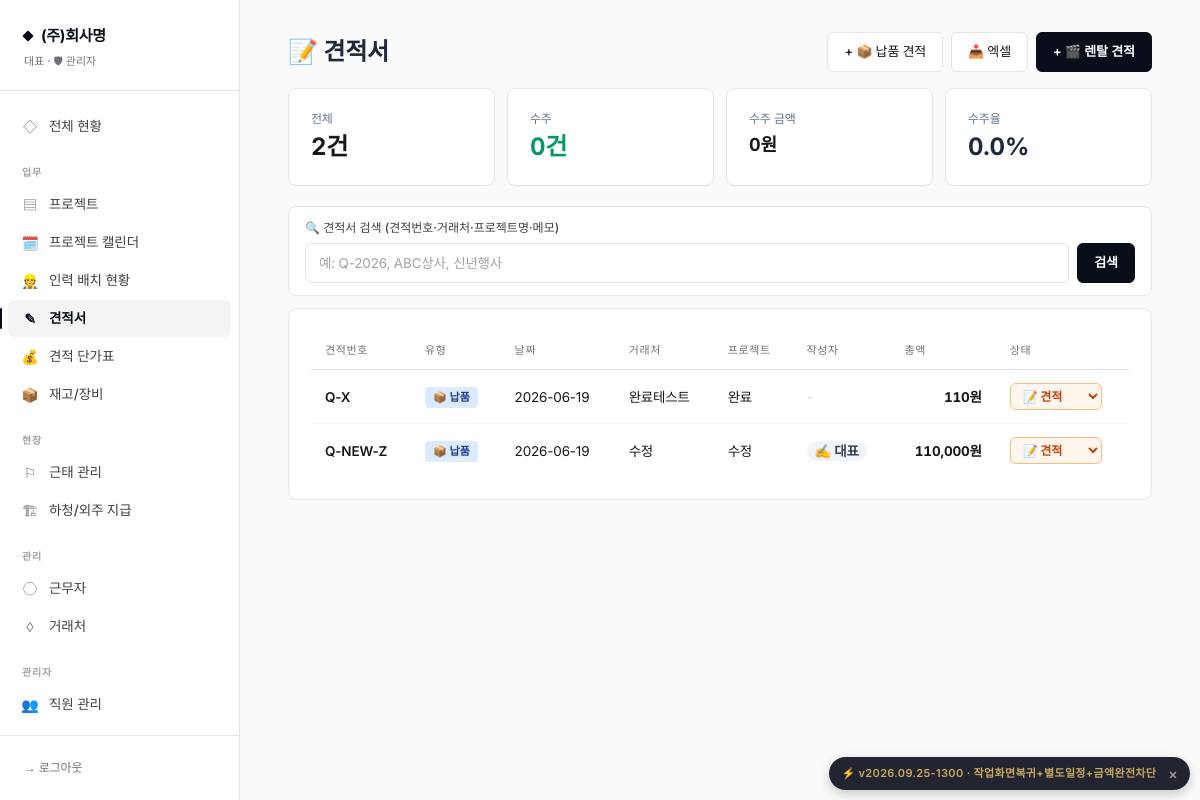
The page /quotes (signed in) on the database its author committed.
### database.py (models this page shows)
class CompanySettings(SQLModel, table=True):
    id: Optional[int] = Field(default=1, primary_key=True)
    company_name: str = ""           # 상호
    representative: str = ""          # 대표자명
    biz_number: str = ""              # 사업자등록번호
    biz_type: str = ""                # 업태
    biz_item: str = ""                # 종목
    phone: str = ""                   # 대표 전화
    fax: str = ""                     # 팩스
    email: str = ""                   # 이메일
    address: str = ""                 # 주소
    bank_account: str = ""            # 입금 계좌 (은행 + 계좌번호)
    logo_image: str = ""              # 로고 파일명
    stamp_image: str = ""             # 도장 파일명
    default_payment_terms: str = "세금계산서 발행 후 30일 이내 입금"
    default_delivery_terms: str = "발주일로부터 협의 후 결정"
    default_valid_days: int = 30      # 견적서 유효기간(일)
    quote_footer_notes: str = ""      # 견적서 하단 특기사항 기본값
    quote_theme: str = "classic"      # classic / charcoal / mustard
    quote_color_primary: str = ""     # 직접 지정 색상 (비우면 테마 기본값)
    quote_color_accent: str = ""
    quote_title_normal: str = "견  적  서"        # 납품용 견적서 제목
    quote_title_rental: str = "렌 탈 견 적 서"     # 렌탈용 견적서 제목
    quote_greeting: str = "아래와 같이 견적합니다."  # 인사문구
    quote_footer_message: str = ""                 # 견적서 하단 메시지 (감사문구 등)
    show_spec: bool = True            # 규격 컬럼
    show_unit: bool = True            # 단위 컬럼
    show_memo: bool = False           # 비고 컬럼
    show_bank_in_quote: bool = True   # 입금계좌 표시
    show_stamp_in_sign: bool = True   # 하단 서명란 도장
    show_logo: bool = True            # 로고 표시
    quote_font_scale: int = 100       # 100 = 기본, 110 = 1.1배 등
    quote_layout_json: str = ""
    equipment_prefixes_json: str = ""
    expense_migrated_subcontract: bool = True   # 신규 설치는 정리 대상 없음 → True

class User(SQLModel, table=True):
    id: Optional[int] = Field(default=None, primary_key=True)
    username: str = Field(unique=True, index=True)
    password_hash: str
    name: str
    role: str = "staff"  # admin / staff
    phone: str = ""
    is_active: bool = True
    permissions_json: str = "{}"
    employee_type: str = "정직원"  # 정직원 / 알바생 / 관리자 (정직원만 출퇴근 버튼 사용)
    worker_id: Optional[int] = Field(default=None, foreign_key="worker.id", index=True)
    created_at: datetime = Field(default_factory=datetime.utcnow)

class Quote(SQLModel, table=True):
    id: Optional[int] = Field(default=None, primary_key=True)
    quote_number: str = Field(unique=True, index=True)  # Q-2026-001
    quote_date: date
    event_date: Optional[date] = None    # 행사일 (선택)
    quote_type: str = "납품"  # 납품 / 렌탈
    rental_days: int = 1  # 렌탈일 경우 사용 일수
    vendor_id: Optional[int] = Field(default=None, foreign_key="vendor.id")
    vendor_name: str = ""  # 직접 입력도 가능
    vendor_contact: str = ""
    vendor_phone: str = ""
    project_name: str = ""
    subtotal: int = 0
    discount: int = 0
    after_discount: int = 0
    vat: int = 0
    total: int = 0
    vat_mode: str = "supply"
    status: str = "견적"  # 견적/수주/실주/보류/취소
    valid_until: Optional[date] = None
    payment_terms: str = "세금계산서 발행 후 30일 이내 입금"
    delivery_terms: str = "발주일로부터 협의 후 결정"
    notes: str = ""
    project_id: Optional[int] = Field(default=None, foreign_key="project.id", index=True)
    created_by: Optional[int] = Field(default=None, foreign_key="user.id")
    updated_by: Optional[int] = Field(default=None, foreign_key="user.id")   # 최종 수정자
    updated_at: Optional[datetime] = None
    created_at: datetime = Field(default_factory=datetime.utcnow)

### routes_quote.py (the view)
@router.get("/quotes", response_class=HTMLResponse)
def quote_list(request: Request, q: str = ""):
    user = _user(request)
    search_q = (q or "").strip().lower()
    with Session(engine, expire_on_commit=False) as s:
        quotes_raw = s.exec(select(Quote).order_by(Quote.quote_date.desc())).all()
        if search_q:
            quotes_raw = [qq for qq in quotes_raw if any(search_q in (str(x) or "").lower() for x in [
                qq.quote_number, qq.vendor_name, qq.project_name, qq.notes,
                qq.vendor_contact, qq.quote_type, qq.status,
            ])]
        _names = _user_names(s)
        quotes = [{
            "author_name": _names.get(qq.created_by, ""),
            "id": qq.id, "quote_number": qq.quote_number, "quote_date": qq.quote_date,
            "quote_type": qq.quote_type,
            "vendor_name": qq.vendor_name, "project_name": qq.project_name,
            "total": qq.total, "status": qq.status,
            "project_id": getattr(qq, "project_id", None),
        } for qq in quotes_raw]
        total_count = len(quotes)
        won = [qq for qq in quotes if qq["status"] == "수주"]
        won_amount = sum(qq["total"] for qq in won)
        win_rate = (len(won) / total_count * 100) if total_count else 0
    return templates.TemplateResponse(request, "quotes.html", {
        "user": user, "quotes": quotes,
        "total_count": total_count, "won_count": len(won),
        "won_amount": won_amount, "win_rate": win_rate,
        "search_q": search_q,
    })

### templates/quotes.html (shortened to what this page needs)
{% extends "base.html" %}
{% block content %}
<div class="flex items-center justify-between mb-4">
  <h1 class="text-2xl font-bold text-slate-800">📝 견적서</h1>
  <div class="flex gap-2">
    <a href="/quotes/new?type=납품" class="btn-secondary">+ 📦 납품 견적</a>
    <a href="/export/quotes" class="btn-secondary" title="엑셀로 내보내기">📥 엑셀</a>
    <a href="/quotes/new?type=렌탈" class="btn-primary">+ 🎬 렌탈 견적</a>
  </div>
</div>
{% set can_view = request.state.can_view_revenue %}
<div class="grid grid-cols-2 md:grid-cols-4 gap-3 mb-5">
  <div class="card"><div class="text-xs text-slate-500">전체</div><div class="text-2xl font-bold mt-1 num">{{ total_count }}건</div></div>
  <div class="card"><div class="text-xs text-slate-500">수주</div><div class="text-2xl font-bold mt-1 text-emerald-600 num">{{ won_count }}건</div></div>
  {% if can_view %}
  <div class="card"><div class="text-xs text-slate-500">수주 금액</div><div class="text-lg font-bold mt-1 num">{{ won_amount|money }}원</div></div>
  {% endif %}
  <div class="card"><div class="text-xs text-slate-500">수주율</div><div class="text-2xl font-bold mt-1 text-slate-800 num">{{ "%.1f"|format(win_rate) }}%</div></div>
</div>
<div class="card mb-3" style="padding: 12px 16px;">
  <form method="get" style="display:flex; gap:8px; align-items:end;">
    <div style="flex:1;">
      <label class="label">🔍 견적서 검색 (견적번호·거래처·프로젝트명·메모)</label>
      <input name="q" class="input" value="{{ search_q or '' }}" placeholder="예: Q-2026, ABC상사, 신년행사" autocomplete="off">
    </div>
    <button class="btn-primary" type="submit">검색</button>
  </form>
</div>
<div class="card overflow-x-auto">
  <table class="dt">
    <thead>
      <tr>
        <th>견적번호</th><th>유형</th><th>날짜</th><th>거래처</th>
        <th class="mobile-hide">프로젝트</th><th class="mobile-hide">작성자</th>{% if can_view %}<th class="text-right">총액</th>{% endif %}
        <th>상태</th>
      </tr>
    </thead>
    <tbody>
      {% for q in quotes %}
      <tr class="cursor-pointer" onclick="location.href='/quotes/{{ q.id }}'">
        <td class="text-xs font-semibold">{{ q.quote_number }}</td>
        <td>
          <span class="badge {% if q.quote_type == '렌탈' %}badge-orange{% else %}badge-blue{% endif %}">
            {% if q.quote_type == '렌탈' %}🎬 렌탈{% else %}📦 납품{% endif %}
          </span>
        </td>
        <td class="text-xs">{{ q.quote_date }}</td>
        <td>{{ q.vendor_name }}</td>
        <td class="mobile-hide text-xs">{{ q.project_name }}</td>
        <td class="mobile-hide text-xs">{% if q.author_name %}<span style="display:inline-block; padding:2px 8px; border-radius:999px; background:#F1F5F9; color:#334155; font-weight:700;">✍ {{ q.author_name }}</span>{% else %}<span style="color:#CBD5E1;">-</span>{% endif %}</td>
        {% if can_view %}<td class="text-right num font-bold">{{ q.total|money }}원</td>{% endif %}
        <td onclick="event.stopPropagation();">
          <select class="quote-status-inline
            {% if q.status == '수주' %}status-green{% elif q.status == '실주' %}status-red{% elif q.status == '견적' %}status-orange{% else %}status-gray{% endif %}"
            data-qid="{{ q.id }}" data-current="{{ q.status }}">
            <option value="견적" {% if q.status == '견적' %}selected{% endif %}>📝 견적</option>
          </select>
        </td>
      </tr>
      {% endfor %}
    </tbody>
  </table>
</div>
{% endblock %}

### templates/base.html (shortened to what this page needs)
{% set _asset_ver = 'v2026.09.25-1300' %}
<!doctype html>
<html lang="ko">
<head>
<link href="https://cdn.jsdelivr.net/gh/orioncactus/pretendard@v1.3.9/dist/web/static/pretendard.min.css" rel="stylesheet">
<script src="https://cdn.tailwindcss.com"></script>
</head>
<body class="min-h-screen">
{% if request.state.user %}
{% set path = request.url.path %}
<aside class="hidden md:flex md:flex-col fixed inset-y-0 left-0 w-60 sidebar">
  <div class="brand">
    <div class="brand-mark">{{ request.state.company.company_name if request.state.company and request.state.company.company_name else 'Settlement' }}</div>
    <div class="brand-sub">{{ request.state.user.name }} · {% if request.state.is_admin %}🛡 관리자{% else %}👤 직원{% endif %}</div>
  </div>
  {% set perms = request.state.perms or {} %}
  {% set is_admin = request.state.is_admin %}
  <nav class="flex-1 py-4 overflow-y-auto">
    <a href="/" class="nav-link {% if path == '/' %}active{% endif %}"><span class="icon">◇</span>전체 현황</a>
    <div class="nav-section">업무</div>
    {% if is_admin or perms.get('projects') %}
    <a href="/projects" class="nav-link {% if path.startswith('/project') and not path.startswith('/project-calendar') %}active{% endif %}"><span class="icon">▤</span>프로젝트</a>
    <a href="/project-calendar" class="nav-link {% if path.startswith('/project-calendar') %}active{% endif %}"><span class="icon">🗓️</span>프로젝트 캘린더</a>
    <a href="/staffing" class="nav-link {% if path.startswith('/staffing') %}active{% endif %}"><span class="icon">👷</span>인력 배치 현황</a>
    {% endif %}
    {% if is_admin or perms.get('quotes') %}
    <a href="/quotes" class="nav-link {% if path.startswith('/quote') %}active{% endif %}"><span class="icon">✎</span>견적서</a>
    {% endif %}
    {% if is_admin or perms.get('products') %}
    <a href="/products" class="nav-link {% if path.startswith('/product') or path.startswith('/item') %}active{% endif %}"><span class="icon">💰</span>견적 단가표</a>
    <a href="/inventory" class="nav-link {% if path.startswith('/inventory') or path.startswith('/equipment') %}active{% endif %}"><span class="icon">📦</span>재고/장비</a>
    {% endif %}
    <div class="nav-section">현장</div>
    {% if is_admin or perms.get('attendance') %}
    <a href="/attendance" class="nav-link {% if path.startswith('/attendance') %}active{% endif %}"><span class="icon">⚐</span>근태 관리</a>
    {% endif %}
    {% if is_admin or perms.get('expenses') %}
    <a href="/expenses" class="nav-link {% if path.startswith('/expense') %}active{% endif %}"><span class="icon">🏗</span>하청/외주 지급</a>
    {% endif %}
    {% if is_admin or perms.get('workers') or perms.get('vendors') %}
    <div class="nav-section">관리</div>
    {% if is_admin or perms.get('workers') %}
    <a href="/workers" class="nav-link {% if path.startswith('/worker') %}active{% endif %}"><span class="icon">◯</span>근무자</a>
    {% endif %}
    {% if is_admin or perms.get('vendors') %}
    <a href="/vendors" class="nav-link {% if path.startswith('/vendor') %}active{% endif %}"><span class="icon">◊</span>거래처</a>
    {% endif %}
    {% endif %}
    {% if is_admin %}
    <div class="nav-section">관리자</div>
    <a href="/employees" class="nav-link {% if path.startswith('/employee') %}active{% endif %}"><span class="icon">👥</span>직원 관리</a>
    <a href="/settings" class="nav-link {% if path.startswith('/settings') %}active{% endif %}"><span class="icon">⚙</span>회사 설정</a>
    {% endif %}
  </nav>
  <div class="px-3 py-4 border-t" style="border-color: var(--line);">
    <a href="/logout" class="block px-3 py-2 text-xs font-medium" style="color: var(--ink-4);">→ 로그아웃</a>
  </div>
</aside>
<main class="md:ml-60 px-5 md:px-12 py-8 pb-24 md:pb-12 max-w-[1400px]">
  {% block content %}{% endblock %}
</main>
{% else %}
<main>{% block content_nologin %}{% endblock %}</main>
{% endif %}
{% set _current_version = 'v2026.09.25-1300' %}
<div id="deploy-version-badge" title="배포 버전 — 클릭하면 이 버전 안내를 다시 표시하지 않습니다"
     data-version="{{ _current_version }}"
     style="display:none; position:fixed; right:10px; bottom:10px; z-index:9990;
            background:rgba(10,14,26,0.9); color:#C9A961;
            padding:6px 12px; border-radius:999px;
            font-size:11px; font-weight:600; letter-spacing:0.03em;
            font-family:'Inter', monospace; cursor:pointer;
            box-shadow:0 4px 12px rgba(0,0,0,0.2);
            display:flex; align-items:center; gap:8px;">
  <span>⚡ {{ _current_version }} · 작업화면복귀+별도일정+금액완전차단</span>
  <span style="font-size:14px; color:#999; padding-left:4px;">×</span>
</div>
</body>
</html>

### rows shown on the page
CompanySettings: state.company "(주)회사명"
User: state.user.name "대표", author_name "대표"
Quote: quote_number "Q-X", quote_type "📦 납품", quote_date "2026-06-19", vendor_name "완료테스트", project_name "완료", total "110", status+id "📝 견적"
Quote: quote_number "Q-NEW-Z", quote_date "2026-06-19", vendor_name "수정", project_name "수정", total "110,000", status "📝 견적"

### other values the page prints
{{ total_count }} "2"
{{ won_count }} "0"
{{ won_amount|money }} "0"
{{ "%.1f"|format(win_rate) }} "0.0"
{{ _current_version }} "v2026.09.25-1300"
